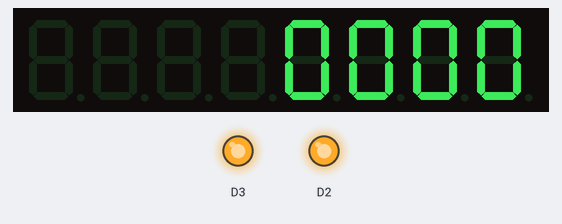
Bench run of a sketch on a simulated ESP8266 (NodeMCU). Shown: 8-digit seven-segment display, output pins drawn as LEDs (lit = HIGH). WiFi joins after 1.5 s; servers stay silent unless stated; uploads are accepted with an empty reply; what the sketch prints to the serial monitor is not drawn.

Above: at 2.8 s.

The sketch:

BixiAvailability.ino
```cpp
#include <ESP8266WiFi.h>
#include <WiFiClient.h>
#include <ArduinoJson.h>
#include <LedControl.h>

#ifndef STASSID
#define STASSID "" // Enter network name here
#define STAPSK  "" // Enter password here
#endif

const char* ssid = STASSID;
const char* password = STAPSK;

const char* host = "bixi-station-status-api.herokuapp.com";
const int httpPort = 80;

// Use WiFiClient class to create connection
WiFiClient client;

// LedControl(DataIn, CLK, LOAD, quantity_of_max72xx)
LedControl lc = LedControl(D0,D5,D6,1);

void ledControlReset() {
  /*
   The MAX72XX is in power-saving mode on startup,
   we have to do a wakeup call
   */
  lc.shutdown(0,false);
  /* Set brightness*/
  lc.setIntensity(0,9);
  /* and clear the display */
  lc.clearDisplay(0);
}

void initializePins() {
  // initialize digital pins as output
  pinMode(D0, OUTPUT);
  pinMode(D2, OUTPUT);
  pinMode(D3, OUTPUT);
  pinMode(D5, OUTPUT);
  pinMode(D6, OUTPUT);
}

void connectToWifi() {
  Serial.begin(115200);
  Serial.println();
  Serial.print("connecting to ");
  Serial.println(ssid);
  WiFi.mode(WIFI_STA);
  WiFi.begin(ssid, password);
  while (WiFi.status() != WL_CONNECTED) {
    delay(500);
    Serial.print(".");
  }
  Serial.println("");
  digitalWrite(D3, HIGH); // turn on LED to show device is connected to wifi
  Serial.println("WiFi connected");
  Serial.println("IP address: ");
  Serial.println(WiFi.localIP());
}

void displayQuantity(unsigned short int digit, unsigned short int qty) {
  if (qty > 9) {
      lc.setChar(0, digit, '9', true); // If there are more than 9 bikes, display '9.'
    } else {
      lc.setChar(0, digit, qty, false);
    }
}

void setup() {
  initializePins();
  digitalWrite(D2, HIGH); // turn on LED to show device is on
  ledControlReset();
  connectToWifi();
}

void loop() {
  Serial.print("connecting to ");
  Serial.println(host);

  if (!client.connect(host, httpPort)) {
    Serial.println("connection failed");
    return;
  }

  String url = "/stations/6138-6129-6137-6140/bikes"; // Change the URL to desired stations
  Serial.print("requesting URL: ");
  Serial.println(url);

  client.print(String("GET ") + url + " HTTP/1.1\r\n" +
               "Host: " + host + "\r\n" +
               "User-Agent: BuildFailureDetectorESP8266\r\n" +
               "Connection: close\r\n\r\n");

  Serial.println("request sent");
  while (client.connected()) {
    String line = client.readStringUntil('\n');
    if (line == "\r") {
      Serial.println("headers received");
      break;
    }
  }
  String line = client.readStringUntil('\n');

  // Serial.println("reply was:");
  Serial.println(line);
  // Serial.println("closing connection");

  /*
    Use this assistant
    https://arduinojson.org/v6/assistant/
    to adjust the memory allocation for the desired JSON response
  */
  const size_t capacity = JSON_ARRAY_SIZE(4) + JSON_OBJECT_SIZE(2) + JSON_OBJECT_SIZE(4) + 223;
  DynamicJsonDocument doc(capacity);

  deserializeJson(doc, line);

  unsigned short int i;
  for(i = 0; i < 4; i++) {
    unsigned short int qty = doc["available_bikes_array"][i];
    displayQuantity(i, qty);
    // Serial.println("Parsed bike quantity: ");
    // Serial.println(qty);
  }

  delay(30000);
}
```
